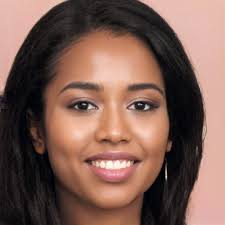
#> input picture Eye_and_Face_Detection/Test_Image/face1.jfif, 225 x 225 px, found by its file name
$ python 'Eye_&_Face_Detect.py'
#> lines starting #> are read from the running program, lines starting #| are printed output that depends on the picture; after the words box and inside, x2 and y2 are one past the last pixel; in counts of white or black regions, pixels touching at a corner belong together
# -*- coding: utf-8 -*-
"""
Created on Fri Jan 31 15:14:48 2020

@author: Lenovo
"""

# Importing all required packages
import cv2

import matplotlib.pyplot as plt

# Read in the cascade classifiers for face and eyes
face_cascade = cv2.CascadeClassifier('data\haarcascade_eye.xml')
eye_cascade = cv2.CascadeClassifier('data\haarcascade_frontalface_alt.xml')

# create a function to detect face
def adjusted_detect_face(img):

    face_img = img.copy()

    face_rect = face_cascade.detectMultiScale(face_img,
                                              scaleFactor = 1.2,
                                              minNeighbors = 5)

    for (x, y, w, h) in face_rect:
        cv2.rectangle(face_img, (x, y),
                      (x + w, y + h), (255, 255, 255), 10)

    return face_img

# create a function to detect eyes
def detect_eyes(img):

    eye_img = img.copy()
    eye_rect = eye_cascade.detectMultiScale(eye_img,
                                            scaleFactor = 1.2,
                                            minNeighbors = 5)
    for (x, y, w, h) in eye_rect:
        cv2.rectangle(eye_img, (x, y),
                      (x + w, y + h), (255, 255, 255), 10)
    return eye_img

# Reading in the image and creating copies
img = cv2.imread(r'Test_Image\face1.jfif')
#> img is the input picture: shape (225, 225, 3); mean B, G, R 83.3, 93.5, 125.1
img=cv2.cvtColor(img, cv2.COLOR_BGR2RGB)
img_copy1 = img.copy()
img_copy2 = img.copy()
img_copy3 = img.copy()

# Detecting the face
face = adjusted_detect_face(img_copy1)
#> in adjusted_detect_face, `face_rect = face_cascade.detectMultiScale(face_img, scaleFactor = 1.2,..`: face_rect = [[62, 86, 39, 39], [121, 87, 37, 37]]
#> the loop in adjusted_detect_face, `for (x, y, w, h) in face_rect:` made 2 passes
#> after the loop in adjusted_detect_face, `for (x, y, w, h) in face_rect:`:
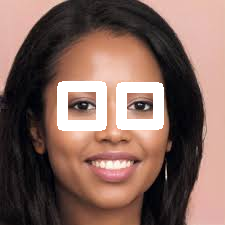
#> face_img: shape (225, 225, 3); mean R, G, B 129.6, 101.2, 92.6

eyes = detect_eyes(img_copy2)
#> in detect_eyes, `eye_rect = eye_cascade.detectMultiScale(eye_img, scaleFactor = 1.2, mi..`: eye_rect = [[38, 45, 146, 146]]
#> the loop in detect_eyes, `for (x, y, w, h) in eye_rect:` made 1 pass
#> after the loop in detect_eyes, `for (x, y, w, h) in eye_rect:`:
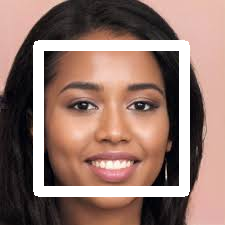
#> eye_img: shape (225, 225, 3); mean R, G, B 148.5, 119.3, 110
plt.imshow(eyes)
eyes_face = adjusted_detect_face(img_copy3)
#> the loop in adjusted_detect_face (call 2), `for (x, y, w, h) in face_rect:` made 2 passes
eyes_face = detect_eyes(eyes_face)
#> in detect_eyes (call 2), `eye_rect = eye_cascade.detectMultiScale(eye_img, scaleFactor = 1.2, mi..`: eye_rect = [[37, 43, 150, 150]]
#> the loop in detect_eyes (call 2), `for (x, y, w, h) in eye_rect:` made 1 pass
#> after the loop in detect_eyes (call 2), `for (x, y, w, h) in eye_rect:`:
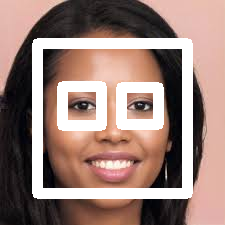
#> eye_img: shape (225, 225, 3); 12.96% of pixels changed, all inside (x1, y1, x2, y2) = (32, 38, 193, 199)
plt.xticks([])
plt.yticks([])
plt.imshow(eyes_face)
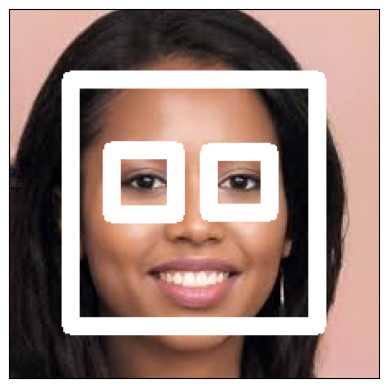
#> figure drawn by matplotlib, 1 panel
